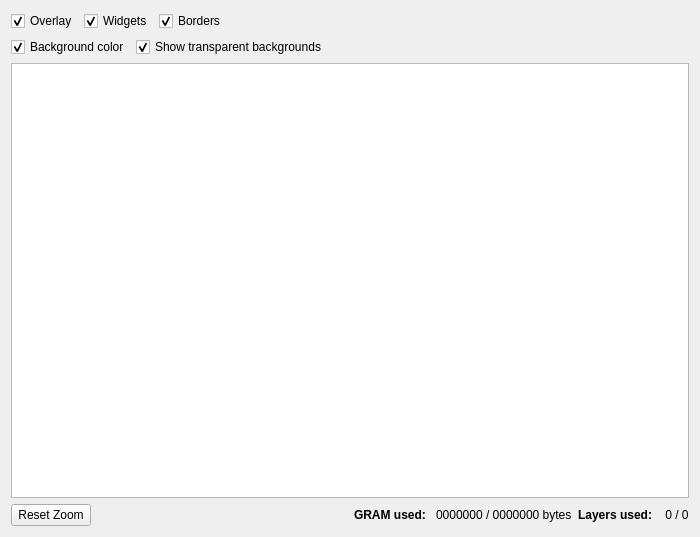
<?xml version="1.0" encoding="UTF-8"?>
<ui version="4.0">
 <class>LayoutPreviewWidget</class>
 <widget class="QWidget" name="LayoutPreviewWidget">
  <property name="geometry">
   <rect>
    <x>0</x>
    <y>0</y>
    <width>700</width>
    <height>537</height>
   </rect>
  </property>
  <property name="windowTitle">
   <string>Form</string>
  </property>
  <layout class="QVBoxLayout" name="verticalLayout">
   <item>
    <layout class="QVBoxLayout" name="verticalLayout_2">
     <item>
      <layout class="QHBoxLayout" name="line1">
       <item>
        <widget class="QCheckBox" name="drawOverlayCheckBox">
         <property name="text">
          <string>Overlay</string>
         </property>
         <property name="checked">
          <bool>true</bool>
         </property>
        </widget>
       </item>
       <item>
        <widget class="QCheckBox" name="drawWidgetsCheckBox">
         <property name="text">
          <string>Widgets</string>
         </property>
         <property name="checked">
          <bool>true</bool>
         </property>
        </widget>
       </item>
       <item>
        <widget class="QCheckBox" name="drawBordersCheckBox">
         <property name="text">
          <string>Borders</string>
         </property>
         <property name="checked">
          <bool>true</bool>
         </property>
        </widget>
       </item>
       <item>
        <spacer name="horizontalSpacer">
         <property name="orientation">
          <enum>Qt::Horizontal</enum>
         </property>
         <property name="sizeHint" stdset="0">
          <size>
           <width>40</width>
           <height>20</height>
          </size>
         </property>
        </spacer>
       </item>
      </layout>
     </item>
     <item>
      <layout class="QHBoxLayout" name="line2">
       <item>
        <widget class="QCheckBox" name="drawBackgroundColorCheckBox">
         <property name="text">
          <string>Background color</string>
         </property>
         <property name="checked">
          <bool>true</bool>
         </property>
        </widget>
       </item>
       <item>
        <widget class="QCheckBox" name="opaqueBackgroundsCheckBox">
         <property name="text">
          <string>Show transparent backgrounds</string>
         </property>
         <property name="checked">
          <bool>true</bool>
         </property>
        </widget>
       </item>
       <item>
        <spacer name="horizontalSpacer_3">
         <property name="orientation">
          <enum>Qt::Horizontal</enum>
         </property>
         <property name="sizeHint" stdset="0">
          <size>
           <width>40</width>
           <height>20</height>
          </size>
         </property>
        </spacer>
       </item>
      </layout>
     </item>
    </layout>
   </item>
   <item>
    <widget class="QGraphicsView" name="graphicsView">
     <property name="sizePolicy">
      <sizepolicy hsizetype="MinimumExpanding" vsizetype="MinimumExpanding">
       <horstretch>0</horstretch>
       <verstretch>0</verstretch>
      </sizepolicy>
     </property>
     <property name="verticalScrollBarPolicy">
      <enum>Qt::ScrollBarAsNeeded</enum>
     </property>
     <property name="horizontalScrollBarPolicy">
      <enum>Qt::ScrollBarAsNeeded</enum>
     </property>
     <property name="sizeAdjustPolicy">
      <enum>QAbstractScrollArea::AdjustIgnored</enum>
     </property>
     <property name="backgroundBrush">
      <brush brushstyle="SolidPattern">
       <color alpha="255">
        <red>190</red>
        <green>190</green>
        <blue>190</blue>
       </color>
      </brush>
     </property>
     <property name="dragMode">
      <enum>QGraphicsView::ScrollHandDrag</enum>
     </property>
    </widget>
   </item>
   <item>
    <layout class="QHBoxLayout" name="horizontalLayout_2">
     <item>
      <widget class="QPushButton" name="resetZoomButton">
       <property name="text">
        <string>Reset Zoom</string>
       </property>
      </widget>
     </item>
     <item>
      <spacer name="horizontalSpacer_2">
       <property name="orientation">
        <enum>Qt::Horizontal</enum>
       </property>
       <property name="sizeHint" stdset="0">
        <size>
         <width>40</width>
         <height>20</height>
        </size>
       </property>
      </spacer>
     </item>
     <item>
      <widget class="QLabel" name="gramLabel">
       <property name="font">
        <font>
         <weight>75</weight>
         <bold>true</bold>
        </font>
       </property>
       <property name="text">
        <string>GRAM used: </string>
       </property>
      </widget>
     </item>
     <item>
      <widget class="QLabel" name="gramUsedLabel">
       <property name="text">
        <string>0000000 / 0000000 bytes</string>
       </property>
      </widget>
     </item>
     <item>
      <widget class="QLabel" name="layerLabel">
       <property name="font">
        <font>
         <weight>75</weight>
         <bold>true</bold>
        </font>
       </property>
       <property name="text">
        <string>Layers used: </string>
       </property>
      </widget>
     </item>
     <item>
      <widget class="QLabel" name="numberOfLayersUsedLabel">
       <property name="text">
        <string> 0 / 0</string>
       </property>
      </widget>
     </item>
    </layout>
   </item>
  </layout>
 </widget>
 <resources/>
 <connections/>
</ui>
